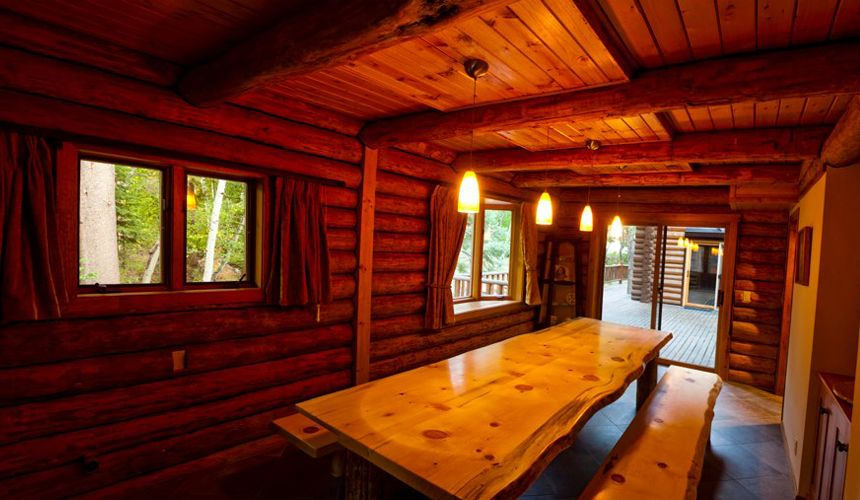
#> input picture src/assets/source/dining-room-gallery-1.jpg, 860 x 500 px; its folder holds only this picture in this run
$ python dupe_scan.py
#> lines starting #> are read from the running program, lines starting #| are printed output that depends on the picture
#!/usr/bin/env python3
"""Find duplicate and near-duplicate photos by their pixels, not their names.

    python3 scripts/dupe_scan.py

Hashes every file in src/assets/source with perceptual and difference hashes,
groups images that look the same (including crops and re-exports), and lists
the pages each named image appears on in dist/ (gallery excluded).
"""
import glob, json, os, re, sys
import imagehash
from PIL import Image, ImageOps
try:
    from pillow_heif import register_heif_opener; register_heif_opener()
#> (this line was passed over: pillow_heif is not available in this run)
except ImportError:
    pass

ROOT = os.path.dirname(os.path.dirname(os.path.abspath(__file__)))
sys.path.insert(0, os.path.join(ROOT, "scripts"))
from images import NAMES  # noqa: E402

files = sorted(glob.glob(os.path.join(ROOT, "src", "assets", "source", "*")))
H = {}
for f in files:
    try:
        im = ImageOps.exif_transpose(Image.open(f)).convert("RGB")
#> im is the input picture: PIL image 860x500 RGB; mean R, G, B 107.6, 41.6, 19.9
    except Exception:
        continue
    # centre crop too, so a cropped re-export still matches
    w, h = im.size
#> w = 860; h = 500
    c = im.crop((w // 8, h // 8, w - w // 8, h - h // 8))
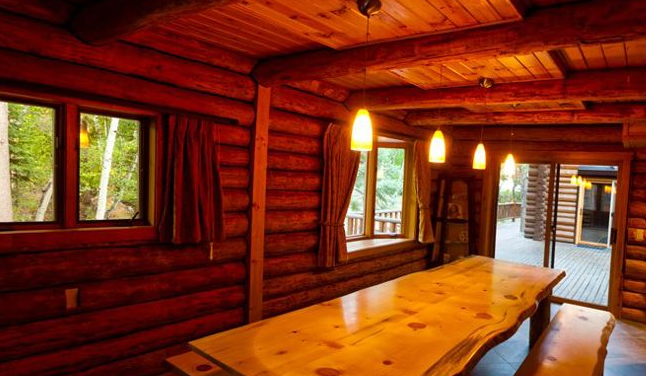
#> c: PIL image 646x376 RGB; mean R, G, B 123.9, 52.8, 26.6
#> (the run stopped early here; a loop or call above may not have finished)

$ run again, on src/assets/source/family-kitchen-gallery-3.jpg
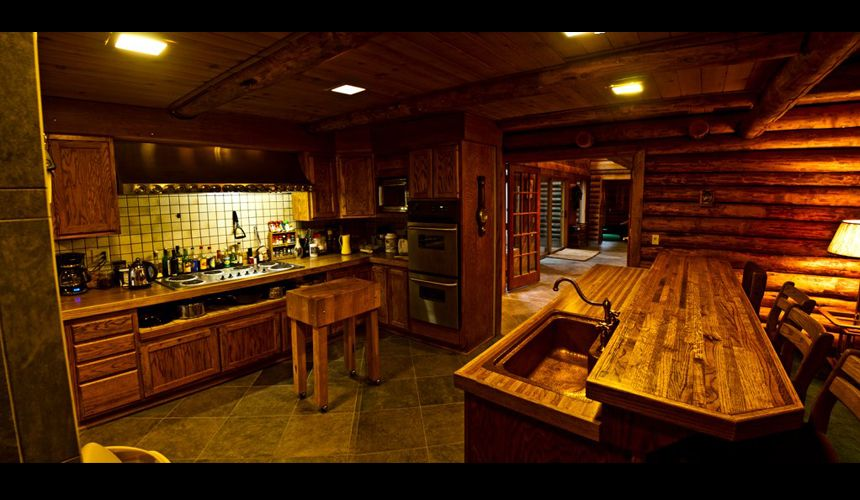
#> input picture src/assets/source/family-kitchen-gallery-3.jpg, 860 x 500 px
#> im is the input picture: PIL image 860x500 RGB; mean R, G, B 73.1, 35, 9.1
#> `c = im.crop((w // 8, h // 8, w - w // 8, h - h // 8))`:
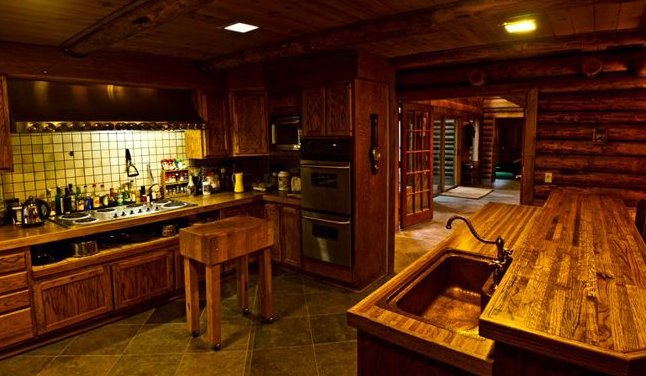
#> c: PIL image 646x376 RGB; mean R, G, B 84.8, 41.2, 11.7

$ run again, on src/assets/source/elsie-room-2026.jpg
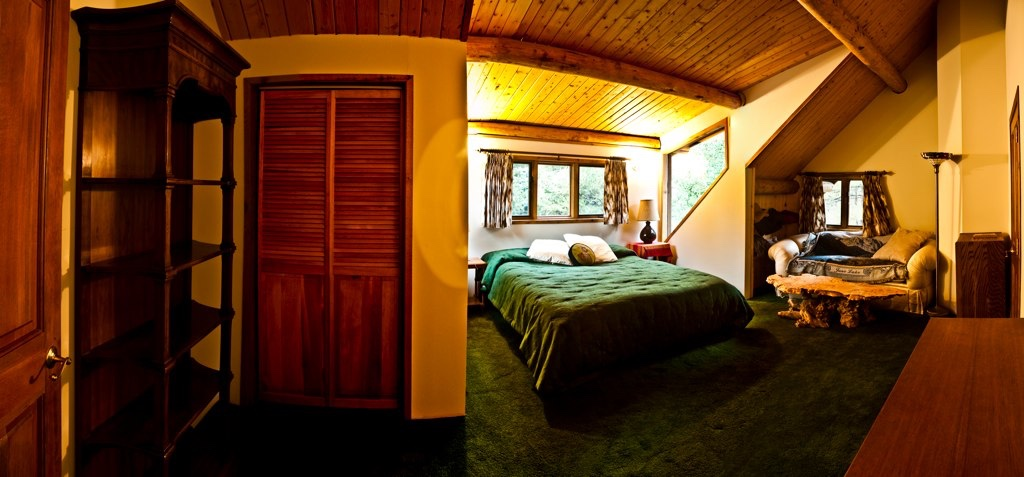
#> input picture src/assets/source/elsie-room-2026.jpg, 1024 x 477 px
#> im is the input picture: PIL image 1024x477 RGB; mean R, G, B 102.9, 58.4, 23.2
#> `c = im.crop((w // 8, h // 8, w - w // 8, h - h // 8))`:
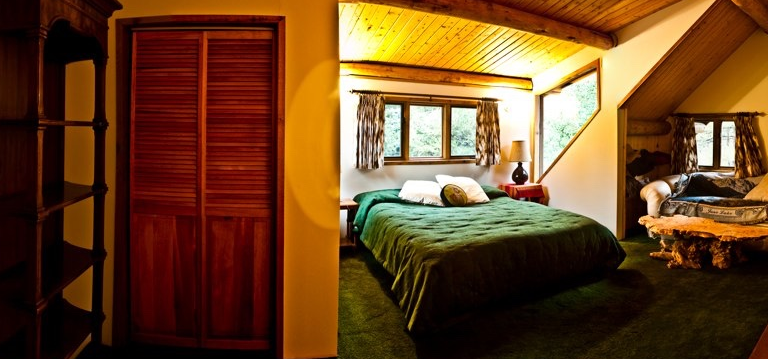
#> c: PIL image 768x359 RGB; mean R, G, B 106.8, 67.6, 33.2
